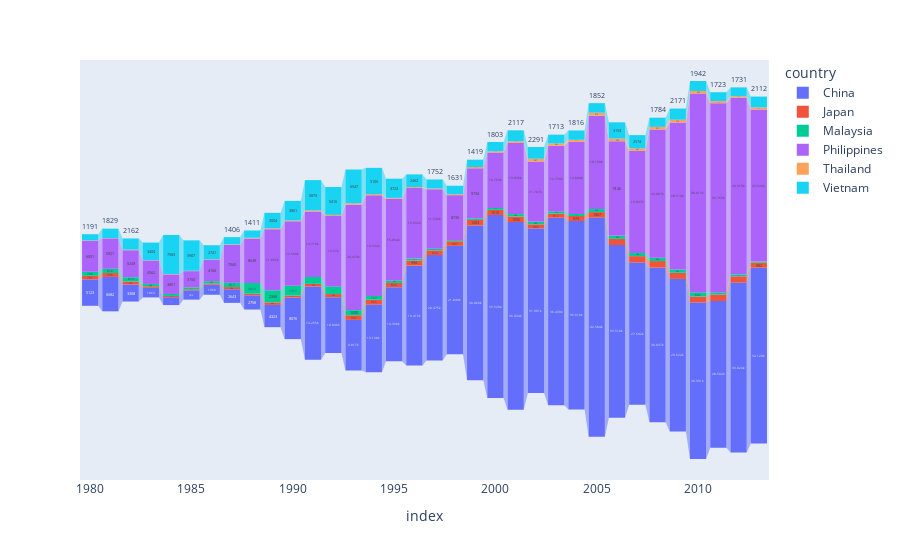

The code cell stored with this chart in its notebook:
### Code cell
px.funnel(countrydf,countrydf.index,countrydf.columns)

### Figure 1 — Plotly figure (JSON) as saved in the notebook; plotly's stock layout.template omitted (floating-point values rounded to 4 significant figures)
{"data": [{"hovertemplate": "country=China<br>index=%{x}<br>value=%{y}<extra></extra>", "legendgroup": "China", "marker": {"color": "#636efa"}, "name": "China", "orientation": "v", "showlegend": true, "type": "funnel", "x": [1980, 1981, 1982, 1983, 1984, 1985, 1986, 1987, 1988, 1989, 1990, 1991, 1992, 1993, 1994, 1995, 1996, 1997, 1998, 1999, 2000, 2001, 2002, 2003, 2004, 2005, 2006, 2007, 2008, 2009, 2010, 2011, 2012, 2013], "xaxis": "x", "y": [5123, 6682, 3308, 1863, 1527, 1816, 1960, 2643, 2758, 4323, 8076, 14255, 10846, 9817, 13128, 14398, 19415, 20475, 21049, 30069, 35529, 36434, 31961, 36439, 36619, 42584, 33518, 27642, 30037, 29622, 30391, 28502, 33024, 34129], "yaxis": "y"}, {"hovertemplate": "country=Japan<br>index=%{x}<br>value=%{y}<extra></extra>", "legendgroup": "Japan", "marker": {"color": "#EF553B"}, "name": "Japan", "orientation": "v", "showlegend": true, "type": "funnel", "x": [1980, 1981, 1982, 1983, 1984, 1985, 1986, 1987, 1988, 1989, 1990, 1991, 1992, 1993, 1994, 1995, 1996, 1997, 1998, 1999, 2000, 2001, 2002, 2003, 2004, 2005, 2006, 2007, 2008, 2009, 2010, 2011, 2012, 2013], "xaxis": "x", "y": [701, 756, 598, 309, 246, 198, 248, 422, 324, 494, 379, 506, 605, 907, 956, 826, 994, 924, 897, 1083, 1010, 1092, 806, 817, 973, 1067, 1212, 1250, 1284, 1194, 1168, 1265, 1214, 982], "yaxis": "y"}, {"hovertemplate": "country=Malaysia<br>index=%{x}<br>value=%{y}<extra></extra>", "legendgroup": "Malaysia", "marker": {"color": "#00cc96"}, "name": "Malaysia", "orientation": "v", "showlegend": true, "type": "funnel", "x": [1980, 1981, 1982, 1983, 1984, 1985, 1986, 1987, 1988, 1989, 1990, 1991, 1992, 1993, 1994, 1995, 1996, 1997, 1998, 1999, 2000, 2001, 2002, 2003, 2004, 2005, 2006, 2007, 2008, 2009, 2010, 2011, 2012, 2013], "xaxis": "x", "y": [786, 816, 813, 448, 384, 374, 425, 817, 2072, 2346, 1917, 1338, 1486, 1000, 727, 490, 382, 319, 214, 299, 360, 460, 480, 419, 401, 593, 580, 600, 658, 640, 802, 409, 358, 204], "yaxis": "y"}, {"hovertemplate": "country=Philippines<br>index=%{x}<br>value=%{y}<extra></extra>", "legendgroup": "Philippines", "marker": {"color": "#ab63fa"}, "name": "Philippines", "orientation": "v", "showlegend": true, "type": "funnel", "x": [1980, 1981, 1982, 1983, 1984, 1985, 1986, 1987, 1988, 1989, 1990, 1991, 1992, 1993, 1994, 1995, 1996, 1997, 1998, 1999, 2000, 2001, 2002, 2003, 2004, 2005, 2006, 2007, 2008, 2009, 2010, 2011, 2012, 2013], "xaxis": "x", "y": [6051, 5921, 5249, 4562, 3801, 3150, 4166, 7360, 8639, 11865, 12509, 12718, 13670, 20479, 19532, 15864, 13692, 11549, 8735, 9734, 10763, 13836, 11707, 12758, 14004, 18139, 18400, 19837, 24887, 28573, 38617, 36765, 34315, 29544], "yaxis": "y"}, {"hovertemplate": "country=Thailand<br>index=%{x}<br>value=%{y}<extra></extra>", "legendgroup": "Thailand", "marker": {"color": "#FFA15A"}, "name": "Thailand", "orientation": "v", "showlegend": true, "type": "funnel", "x": [1980, 1981, 1982, 1983, 1984, 1985, 1986, 1987, 1988, 1989, 1990, 1991, 1992, 1993, 1994, 1995, 1996, 1997, 1998, 1999, 2000, 2001, 2002, 2003, 2004, 2005, 2006, 2007, 2008, 2009, 2010, 2011, 2012, 2013], "xaxis": "x", "y": [56, 53, 113, 65, 82, 66, 78, 117, 147, 177, 171, 219, 219, 279, 237, 172, 195, 152, 201, 246, 258, 309, 547, 439, 392, 575, 500, 487, 519, 512, 499, 396, 296, 400], "yaxis": "y"}, {"hovertemplate": "country=Vietnam<br>index=%{x}<br>value=%{y}<extra></extra>", "legendgroup": "Vietnam", "marker": {"color": "#19d3f3"}, "name": "Vietnam", "orientation": "v", "showlegend": true, "type": "funnel", "x": [1980, 1981, 1982, 1983, 1984, 1985, 1986, 1987, 1988, 1989, 1990, 1991, 1992, 1993, 1994, 1995, 1996, 1997, 1998, 1999, 2000, 2001, 2002, 2003, 2004, 2005, 2006, 2007, 2008, 2009, 2010, 2011, 2012, 2013], "xaxis": "x", "y": [1191, 1829, 2162, 3404, 7583, 5907, 2741, 1406, 1411, 3004, 3801, 5870, 5416, 6547, 5105, 3723, 2462, 1752, 1631, 1419, 1803, 2117, 2291, 1713, 1816, 1852, 3153, 2574, 1784, 2171, 1942, 1723, 1731, 2112], "yaxis": "y"}], "layout": {"legend": {"title": {"text": "country"}, "tracegroupgap": 0}, "margin": {"t": 60}, "xaxis": {"anchor": "y", "domain": [0, 1], "title": {"text": "index"}}, "yaxis": {"anchor": "x", "domain": [0, 1], "title": {"text": "value"}}}}
